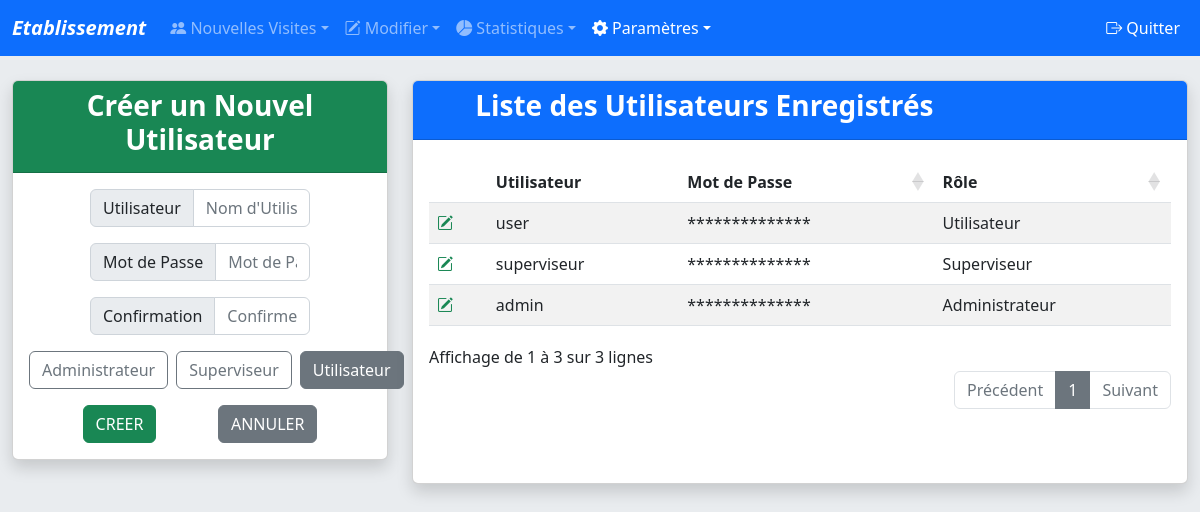
Screenshot of /index.php?page=param&subpage=users (signed in) with the database file from the repository.
### tables this page shows
CREATE TABLE `tconf_param` (
  `id` int(2) NOT NULL,
  `structure` varchar(50) NOT NULL,
  `resident` varchar(50) NOT NULL,
  `collectivite` varchar(50) NOT NULL,
  `d_dept` int(10) DEFAULT NULL,
  `d_pays` int(10) DEFAULT NULL,
  `ouverture` time DEFAULT NULL,
  `fermeture` time DEFAULT NULL,
  `infos` text DEFAULT NULL,
  `indivpay` tinyint(10) NOT NULL DEFAULT 0,
  `indivgui` tinyint(10) NOT NULL DEFAULT 0,
  `grppay` tinyint(10) NOT NULL DEFAULT 0,
  `grpgui` tinyint(10) NOT NULL DEFAULT 0
);

CREATE TABLE IF NOT EXISTS `tconf_users` (  
  `id` int(11) NOT NULL AUTO_INCREMENT,  
  `username` varchar(250) NOT NULL UNIQUE,  
  `password` varchar(250) NOT NULL,  
  `role` int(11) NOT NULL DEFAULT 3, 
PRIMARY KEY (`id`)  
);

### param-users.php (the view, shortened to what this page needs)
<div class="row justify-content-center">
  <div class="col-xs-auto col-sm-12 col-md-6 col-xl-4">
    <div class="card shadow">
      <div class="card-header text-white bg-success">
        <h3 class="card-title fw-bold text-center">Créer un Nouvel Utilisateur</h3>
      </div>
      <div class="card-body">
        <form method="post" action ="./php/users-add.php">
        <div class="row justify-content-evenly">
          <div class="col-xs-auto col-sm-6 col-md-12 col-xl-8">
            <div class="input-group mb-3">
              <span class="input-group-text" id="username">Utilisateur</span>
              <input type="text" class="form-control" name="username" value="" placeholder="Nom d'Utilisateur" aria-describedby="username" autocomplete="off" required>
            </div>
          </div>
        </div>
        <div class="row justify-content-center">
          <div class="col-xs-auto col-sm-6 col-md-12 col-xl-8">
            <div class="input-group mb-3">
              <span class="input-group-text" id="password">Mot de Passe</span>
              <input type="password" class="form-control" name="password" value="" placeholder="Mot de Passe" aria-describedby="password" autocomplete="off" required>
            </div>
          </div>
          <div class="col-xs-auto col-sm-6 col-md-12 col-xl-8">
            <div class="input-group mb-3">
              <span class="input-group-text" id="confirm">Confirmation</span>
              <input type="password" class="form-control" name="confirm" value="" placeholder="Confirmez le Mot de Passe" aria-describedby="confirm" autocomplete="off" required>
            </div>
          </div>
        </div>
        <div class="row mb-3">
          <div class="d-grid gap-2 d-md-flex justify-content-evenly">
            <label class="btn btn-outline-secondary" for="option1">Administrateur</label>
            <label class="btn btn-outline-secondary" for="option2">Superviseur</label>
            <label class="btn btn-outline-secondary" for="option3">Utilisateur</label>
          </div>
        </div>
        <div class="row">
          <div class="d-grid gap-2 d-md-flex justify-content-evenly">
            <input type="submit" value="CREER" class="btn btn-success" title="Créer un Utilisateur"/>
            <a href="./index.php?page=param&subpage=users" class="btn btn-secondary" title="Annuler les modifications">ANNULER</a>
          </div>
        </div>
        </form>
      </div>
    </div>
  </div>
  <div class="col-xs-auto col-sm-12 col-md-6 col-xl-8">
    <div class="card h-100 shadow">
      <div class="card-header text-white bg-primary">
        <div class="row">
          <div class="col-9">
            <h3 class="card-title fw-bold text-center">Liste des Utilisateurs Enregistrés</h3>
          </div>
        </div>
      </div>
      <?php
      $req = $dbh->prepare('SELECT tconf_users.id AS ID, tconf_users.username AS Utilisateur, tconf_users.password AS "Mot de Passe", tconf_users.role AS Rôle FROM `tconf_users` ORDER BY tconf_users.id ASC');
      $req->execute();
      ?>
      <div class="card-body">
        <table id="users" class="table table-striped dt-responsive nowrap" style="width:100%">
        <?php
          echo ("<thead>");
          echo "<tr>";
          echo "<th></th>\n";
          for ($i = 0; $i < $req->columnCount(); $i++) {
                  $col = $req->getColumnMeta($i);
                  $legend = $col['name'];
                  echo "<th>" .$legend. "</th>\n";
          }
          echo "</tr>\n";
          echo ("</thead>");
          echo ("<tbody class='table-border-bottom-0'>");
          while($row = $req->fetch()) {
              echo ("<tr>");
              echo "<td><a class='link-success' title='Modifier cet utilisateur' href='" . $_SERVER['PHP_SELF'] . "?page=" . $_GET['page'] . "&subpage=" . $_GET['subpage'] . "&users_t=" . $row[0] . "'><i class='bi bi-pencil-square'></i></a></td>";
              for ($i=0; $i < $req->columnCount(); $i++) {
                      if ($i==2) {
                        $row[$i]='**************';
                      }
                      if ($i==3) {
                        if ($row[$i]==1) {
                          $row[$i]='Administrateur';
                        } elseif ($row[$i]==2) {
                          $row[$i]='Superviseur';
                        } elseif ($row[$i]==3) {
                          $row[$i]='Utilisateur';
                        }
                      }
                      echo "<td>" . $row[$i] . "</td>";
              }
              echo "</tr>\n";
          }
          echo ("</tbody>");
        ?>
        </table>
      </div>
    </div>
  </div>
</div>

### inc/menu.php (shortened to what this page needs)
<nav class="navbar navbar-expand-md navbar-dark fixed-top bg-primary">
  <div class="container-fluid">
    <a class="navbar-brand" href="index.php">
      <p class=" text-center test-break text-capitalize fw-bold fst-italic m-0 p-0">
    <?php echo($structure);?>
      </p></a>
    <div class="collapse navbar-collapse" id="Menu">
      <ul class="navbar-nav me-auto mb-2 mb-md-0">
        <li class="nav-item dropdown">
          <a class="nav-link dropdown-toggle text-nowrap <?php if(isset($_GET['page']) AND $_GET['page']=='vis') echo 'active' ?>" id="gestvisi" data-bs-toggle="dropdown" aria-haspopup="true" aria-expanded="false"><i class="bi bi-people-fill"></i> Nouvelles Visites</a>
        </li>
        <li class="nav-item dropdown">
          <a class="nav-link dropdown-toggle text-nowrap <?php if((isset($_GET['page']) AND $_GET['page']=='rec') OR ((isset($_GET['page']) AND $_GET['page']=='edit'))) echo 'active' ?>" id="gestdata" data-bs-toggle="dropdown" aria-haspopup="true" aria-expanded="false"><i class="bi bi-pencil-square"></i> Modifier</a>
        </li>
        <li class="nav-item dropdown">
          <a class="nav-link dropdown-toggle text-nowrap <?php if(isset($_GET['page']) AND $_GET['page']=='stat') echo 'active' ?>" id="stat" data-bs-toggle="dropdown" aria-haspopup="true" aria-expanded="false"><i class="bi bi-pie-chart-fill"></i> Statistiques</a>
        </li>
        <li class="nav-item dropdown">
          <a class="nav-link dropdown-toggle text-nowrap <?php if((isset($_GET['page']) AND $_GET['page']=='param')) echo 'active' ?>" id="param" data-bs-toggle="dropdown" aria-haspopup="true" aria-expanded="false"><i class="bi bi-gear-fill"></i> Paramètres</a>
        </li>
      </ul>
      <li class="navbar-nav nav-item dropdown">
        <a href="php/logout.php" class="nav-link text-nowrap active"><i class="bi bi-box-arrow-right"></i> Quitter</a>
      </li>
    </div>
  </div>
</nav>

### css/global.css (style rules this page uses)
body { padding-top: 5rem; padding-bottom: 10rem; background-color: #e9ecef; }
a:link { text-decoration: none; }

### rows the page displays
tconf_param: structure "Etablissement"
tconf_users: username "admin", i "**************", i "Administrateur"
tconf_users: username "superviseur", i "**************", i "Superviseur"
tconf_users: username "user", i "**************", i "Utilisateur"

### other values shown
$legend "Utilisateur"
$legend "Mot de Passe"
$legend "Rôle"
